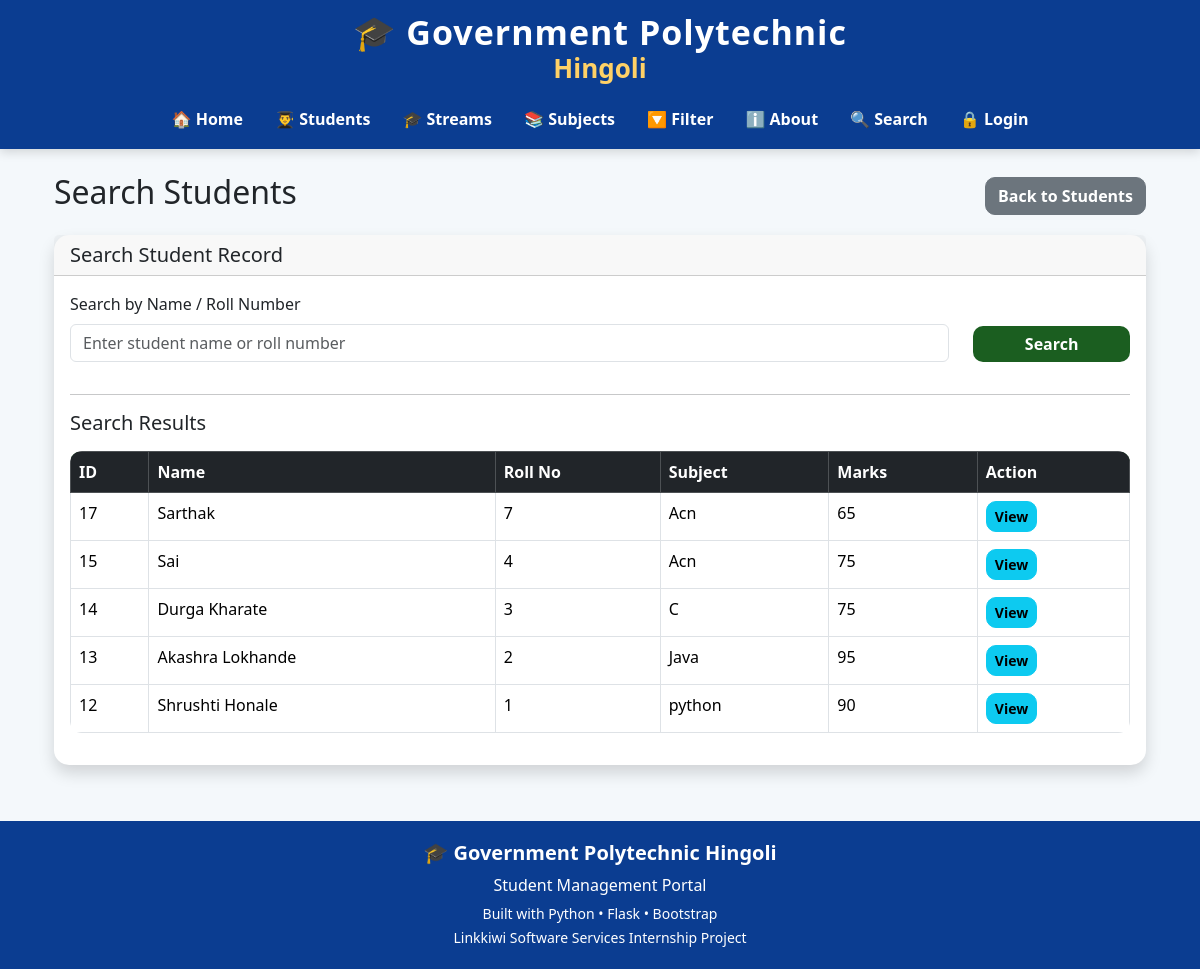
Screenshot of /search with the database file from the repository.
### tables this page shows
CREATE TABLE students (
            id INTEGER PRIMARY KEY AUTOINCREMENT,
            name TEXT NOT NULL,
            roll INTEGER NOT NULL,
            marks INTEGER NOT NULL,
            subject TEXT NOT NULL,
            attendance INTEGER DEFAULT 0
        , photo TEXT DEFAULT 'default.png');

### app.py (the view)
@app.route("/search")
def search():
    q = request.args.get(
        "q",
        ""
    )
    conn = get_db()
    if q:
        students = conn.execute(
            """
            SELECT *
            FROM students
            WHERE
            name LIKE ?
            OR subject LIKE ?
            OR roll LIKE ?
            ORDER BY id DESC
            """,
            (
                f"%{q}%",
                f"%{q}%",
                f"%{q}%"
            )
        ).fetchall()
    else:
        students = conn.execute(
            "SELECT * FROM students ORDER BY id DESC"
        ).fetchall()
    conn.close()
    return render_template(
        "search.html",
        students=students,
        query=q
    )

### database.py (called while the page is built)
def get_db():
    conn = sqlite3.connect(DB_PATH)
    conn.row_factory = sqlite3.Row
    return conn

### templates/search.html (shortened to what this page needs)
{% extends "base.html" %}
{% block content %}
<div class="container mt-4">
    <div class="d-flex justify-content-between align-items-center mb-3">
        <h2>
            Search Students
        </h2>
        <a href="/students" class="btn btn-secondary">
            Back to Students
        </a>
    </div>
    <div class="card shadow">
        <div class="card-header">
            <h5 class="mb-0">
                Search Student Record
            </h5>
        </div>
        <div class="card-body">
            <form method="POST" action="/search">
                <div class="row">
                    <div class="col-md-10 mb-3">
                        <label class="form-label">
                            Search by Name / Roll Number
                        </label>
                        <input
                            type="text"
                            name="search"
                            class="form-control"
                            placeholder="Enter student name or roll number"
                            required>
                    </div>
                    <div class="col-md-2 mb-3 d-flex align-items-end">
                        <button
                            type="submit"
                            class="btn btn-primary w-100">
                            Search
                        </button>
                    </div>
                </div>
            </form>
            <hr>
            <h5 class="mb-3">
                Search Results
            </h5>
            <div class="table-responsive">
                <table class="table table-bordered table-hover">
                    <thead class="table-dark">
                        <tr>
                            <th>
                                ID
                            </th>
                            <th>
                                Name
                            </th>
                            <th>
                                Roll No
                            </th>
                            <th>
                                Subject
                            </th>
                            <th>
                                Marks
                            </th>
                            <th>
                                Action
                            </th>
                        </tr>
                    </thead>
                    <tbody>
                    {% for student in students %}
                        <tr>
                            <td>
                                {{ student['id'] }}
                            </td>
                            <td>
                                {{ student['name'] }}
                            </td>
                            <td>
                                {{ student['roll'] }}
                            </td>
                            <td>
                                {{ student['subject'] }}
                            </td>
                            <td>
                                {{ student['marks'] }}
                            </td>
                            <td>
                                <a href="/detail/{{ student['id'] }}"
                                   class="btn btn-info btn-sm">
                                    View
                                </a>
                            </td>
                        </tr>
                    {% endfor %}
                    </tbody>
                </table>
            </div>
        </div>
    </div>
</div>
{% endblock %}

### templates/base.html (style rules this page uses)
body { font-family:"Segoe UI",sans-serif; background:#f4f8fb; margin:0; padding:0; }
.container { min-height:75vh; }
.card { border:none; border-radius:15px; box-shadow:0 4px 15px rgba(0,0,0,.08); transition:.3s; }
.btn { border-radius:10px; font-weight:600; }
.btn-primary { background:#1b5e20; border:none; }
.table { background:white; border-radius:12px; overflow:hidden; }
.table thead { background:#1b5e20; color:white; }

### rows the page displays
students: id "17", name "Sarthak", roll "7", subject "Acn", marks "65"
students: id "15", name "Sai", roll "4", subject "Acn", marks "75"
students: id "14", name "Durga Kharate", roll "3", subject "C", marks "75"
students: id "13", name "Akashra Lokhande", roll "2", subject "Java", marks "95"
students: id "12", name "Shrushti Honale", roll "1", subject "python", marks "90"
